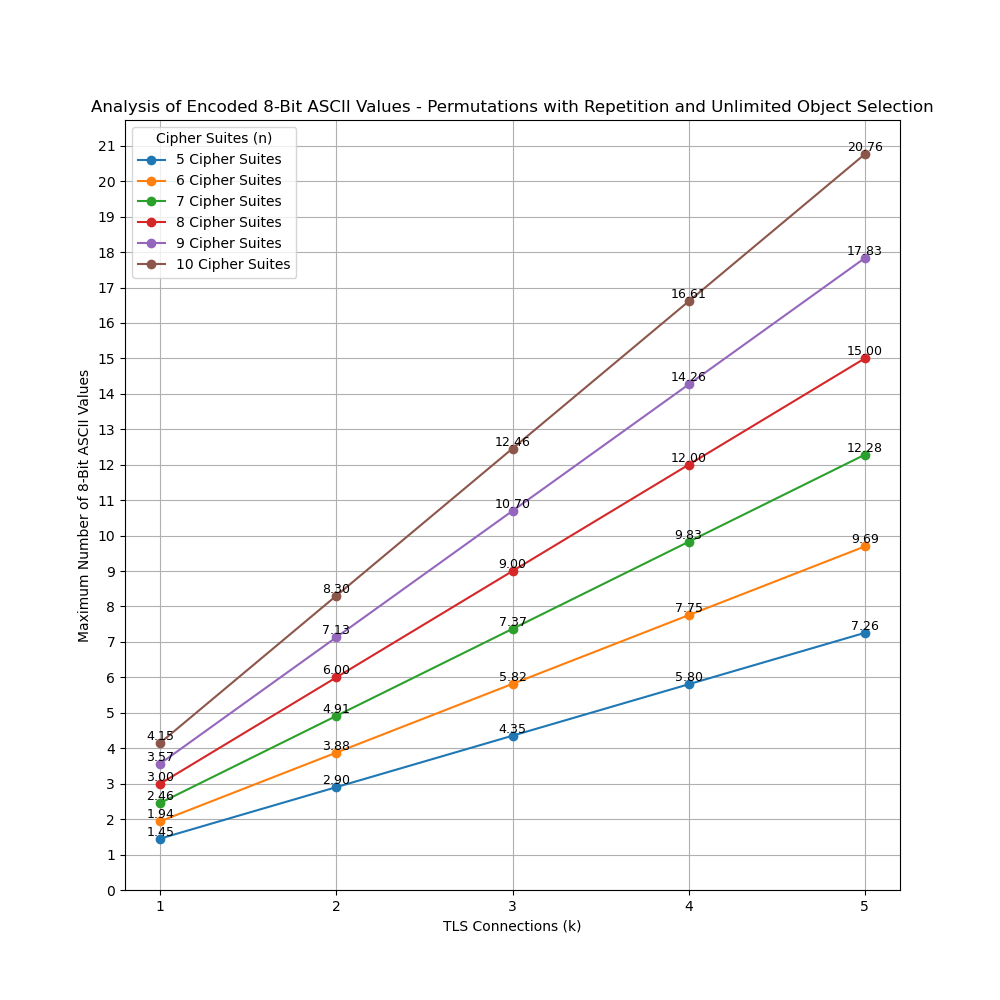

This figure's Python source:
import math
import numpy as np
import matplotlib.pyplot as plt

# Parameter
n_values = range(5, 11)  # n (Number of Cipher Suites)
k_values = range(1, 6)  # k (Number of TLS Connections)

# Matrix for ASCII-chars per connection
ascii_matrix = np.zeros((len(n_values), len(k_values)))

# Calc of possible ASCII-chars per combination n to k (with repetition allowed)
for i, n in enumerate(n_values):
    for j, k in enumerate(k_values):
        total_combinations = (n ** n) ** k  # (n^n)^k (allowing repetition)
        bit_capacity = math.log2(total_combinations)
        ascii_chars = bit_capacity / 8  # ASCII-chars (8 Bit per char)
        ascii_matrix[i, j] = ascii_chars

# Visualization
fig, ax = plt.subplots(figsize=(10, 10))

for i, n in enumerate(n_values):
    ax.plot(k_values, ascii_matrix[i, :], marker="o", label=f"{n} Cipher Suites")

    # Annotate each data point with the y-value
    for j, k in enumerate(k_values):
        ax.text(k, ascii_matrix[i, j], f"{ascii_matrix[i, j]:.2f}", 
                ha='center', va='bottom', fontsize=9)

ax.set_xlabel("TLS Connections (k)")
ax.set_ylabel("Maximum Number of 8-Bit ASCII Values")
ax.set_title("Analysis of Encoded 8-Bit ASCII Values - Permutations with Repetition and Unlimited Object Selection")
ax.legend(title="Cipher Suites (n)")
ax.grid(True)
ax.set_xticks(k_values)

# Set y-axis ticks in 0.1-step increments
y_ticks = np.arange(0, np.max(ascii_matrix) + 1, 1)
ax.set_yticks(y_ticks)

# Save diag
plt.savefig("encoding_analysis_repetitions.png")

# Show diag
plt.show()